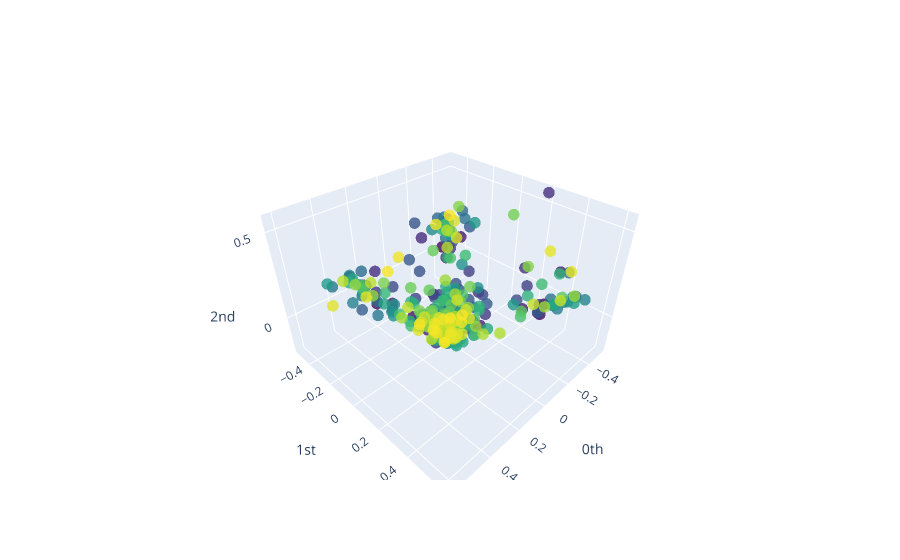

Notebook cell for this chart:
### Code cell
embedding_dimension = 8
embedding_time_delay = 11
stride = 2

embedder = SingleTakensEmbedding(
    parameters_type="search", n_jobs=6, time_delay=embedding_time_delay, dimension=embedding_dimension, stride=stride
)

y_slug_embedded = embedder.fit_transform(slug_signal)

pca = PCA(n_components=3)
y_slug_embedded_pca = pca.fit_transform(y_slug_embedded)

plot_point_cloud(y_slug_embedded_pca)

### Figure 1 — Plotly figure (JSON) as saved in the notebook; plotly's stock layout.template omitted (floating-point values rounded to 4 significant figures; data arrays with more than 128 entries replaced by an {"elided": "..."} marker saying what was removed)
{"data": [{"marker": {"color": {"elided": "432 int values"}, "colorscale": [[0, "#440154"], [0.1111, "#482878"], [0.2222, "#3e4989"], [0.3333, "#31688e"], [0.4444, "#26828e"], [0.5556, "#1f9e89"], [0.6667, "#35b779"], [0.7778, "#6ece58"], [0.8889, "#b5de2b"], [1, "#fde725"]], "opacity": 0.8, "size": 4}, "mode": "markers", "type": "scatter3d", "x": {"elided": "432 float values"}, "y": {"elided": "432 float values"}, "z": {"elided": "432 float values"}}], "layout": {"scene": {"xaxis": {"exponentformat": "e", "showexponent": "all", "title": {"text": "0th"}, "type": "linear"}, "yaxis": {"exponentformat": "e", "showexponent": "all", "title": {"text": "1st"}, "type": "linear"}, "zaxis": {"exponentformat": "e", "showexponent": "all", "title": {"text": "2nd"}, "type": "linear"}}}}
